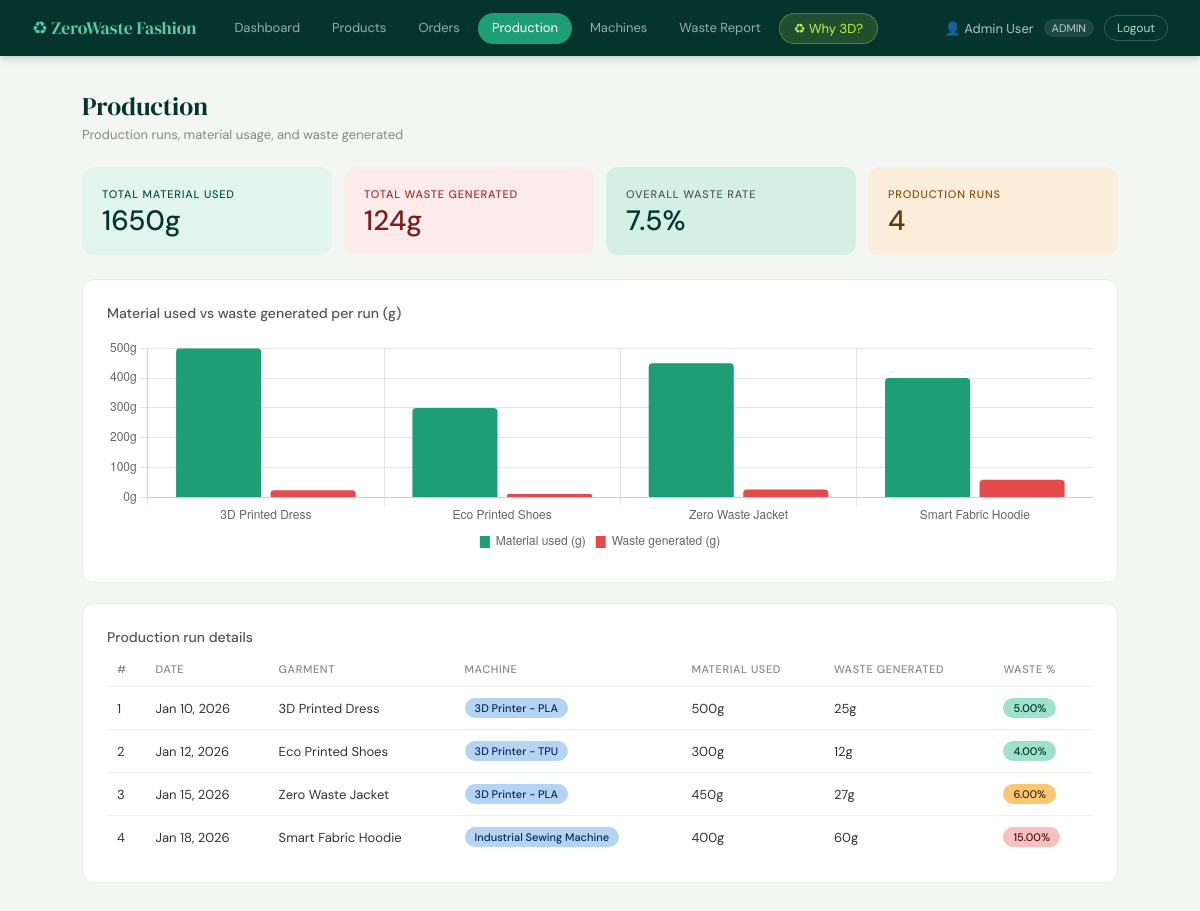
/production.php (signed in), run on the app's committed database.
### tables this page shows
CREATE TABLE production (
  production_id   INT PRIMARY KEY,
  production_date DATE NOT NULL,
  material_used   INT NOT NULL,
  waste_generated INT NOT NULL,
  garment_id      INT NOT NULL,
  machine_id      INT NOT NULL,
  FOREIGN KEY (garment_id)  REFERENCES garment(garment_id),
  FOREIGN KEY (machine_id)  REFERENCES machine(machine_id)
);

CREATE TABLE garment (
  garment_id   INT PRIMARY KEY,
  garment_name VARCHAR(100) NOT NULL,
  material_type VARCHAR(100) NOT NULL
);

CREATE TABLE machine (
  machine_id   INT PRIMARY KEY,
  machine_type VARCHAR(100) NOT NULL,
  status       ENUM('Active','Inactive') DEFAULT 'Active'
);

### production.php (the view, shortened to what this page needs)
<?php
require 'db.php';
$production = $conn->query("
    SELECT p.production_id, p.production_date, p.material_used, p.waste_generated,
           g.garment_name, m.machine_type,
           ROUND((p.waste_generated / p.material_used) * 100, 2) AS waste_pct
    FROM production p
    JOIN garment g ON p.garment_id = g.garment_id
    JOIN machine  m ON p.machine_id = m.machine_id
    ORDER BY p.production_date
");
$totals = $conn->query("SELECT SUM(material_used) as tm, SUM(waste_generated) as tw FROM production")->fetch_assoc();
?>
<!DOCTYPE html>
<html lang="en">
<head>
    <link rel="stylesheet" href="style.css">
</head>
<body>
<?php include 'navbar.php'; ?>
<div class="page">
    <div class="page-header">
        <div>
            <div class="page-title">Production</div>
            <div class="page-sub">Production runs, material usage, and waste generated</div>
        </div>
    </div>
    <div class="kpi-grid">
        <div class="kpi-card green">
            <div class="kpi-label">Total Material Used</div>
            <div class="kpi-value"><?= $totals['tm'] ?>g</div>
        </div>
        <div class="kpi-card red">
            <div class="kpi-label">Total Waste Generated</div>
            <div class="kpi-value"><?= $totals['tw'] ?>g</div>
        </div>
        <div class="kpi-card teal">
            <div class="kpi-label">Overall Waste Rate</div>
            <div class="kpi-value"><?= round($totals['tw'] / $totals['tm'] * 100, 1) ?>%</div>
        </div>
        <div class="kpi-card amber">
            <div class="kpi-label">Production Runs</div>
            <div class="kpi-value">4</div>
        </div>
    </div>
    <div class="card" style="margin-bottom:1.25rem">
        <div class="card-title">Material used vs waste generated per run (g)</div>
        <div style="position:relative;height:220px">
            <canvas id="cProd" role="img" aria-label="Grouped bar chart for each production run">Material used and waste generated per run.</canvas>
        </div>
    </div>
    <div class="card">
        <div class="card-title">Production run details</div>
        <div class="table-wrap">
        <table class="table">
            <thead>
                <tr><th>#</th><th>Date</th><th>Garment</th><th>Machine</th><th>Material Used</th><th>Waste Generated</th><th>Waste %</th></tr>
            </thead>
            <tbody>
            <?php
            $rows = [];
            while ($r = $production->fetch_assoc()) $rows[] = $r;
            foreach ($rows as $r):
                $wpct = $r['waste_pct'];
                $pill = $wpct <= 5 ? 'pill-green' : ($wpct <= 10 ? 'pill-amber' : 'pill-red');
            ?>
                <tr>
                    <td><?= $r['production_id'] ?></td>
                    <td><?= date('M d, Y', strtotime($r['production_date'])) ?></td>
                    <td><?= htmlspecialchars($r['garment_name']) ?></td>
                    <td><span class="pill pill-blue"><?= htmlspecialchars($r['machine_type']) ?></span></td>
                    <td><?= $r['material_used'] ?>g</td>
                    <td><?= $r['waste_generated'] ?>g</td>
                    <td><span class="pill <?= $pill ?>"><?= $wpct ?>%</span></td>
                </tr>
            <?php endforeach; ?>
            </tbody>
        </table>
        </div>
    </div>
</div>
<script>
new Chart(document.getElementById('cProd'), {
    type: 'bar',
    data: {
        labels: <?= json_encode(array_column($rows, 'garment_name')) ?>,
        datasets: [
            { label: 'Material used (g)',   data: <?= json_encode(array_column($rows, 'material_used')) ?>,   backgroundColor: '#1D9E75', borderRadius: 4 },
            { label: 'Waste generated (g)', data: <?= json_encode(array_column($rows, 'waste_generated')) ?>, backgroundColor: '#E24B4A', borderRadius: 4 }
        ]
    },
    options: { responsive: true, maintainAspectRatio: false, plugins: { legend: { position: 'bottom', labels: { boxWidth: 10 } } }, scales: { y: { ticks: { callback: v => v + 'g' } } } }
});
</script>
</body>
</html>

### style.css (style rules this page uses)
* { box-sizing: border-box; margin: 0; padding: 0; }
body { font-family: 'DM Sans', sans-serif; background: #f4f6f3; color: #1a1a1a; }
.page { max-width: 1100px; margin: 0 auto; padding: 2rem; }
.page-header { display: flex; align-items: center; justify-content: space-between; margin-bottom: 1.5rem; flex-wrap: wrap; gap: 1rem; }
.page-title { font-family: 'DM Serif Display', serif; font-size: 1.6rem; color: #04342C; }
.page-sub { font-size: 13px; color: #888; margin-top: 2px; }
.card { background: #fff; border-radius: 12px; padding: 1.5rem; border: 1px solid #e8ede8; margin-bottom: 1.25rem; }
.card-title { font-size: 14px; font-weight: 500; color: #555; margin-bottom: 1rem; }
.kpi-grid { display: grid; grid-template-columns: repeat(auto-fit, minmax(150px, 1fr)); gap: 12px; margin-bottom: 1.5rem; }
.kpi-card { border-radius: 12px; padding: 1.25rem; }
.kpi-card.green { background: #E1F5EE; }
.kpi-card.teal { background: #d4f0e6; }
.kpi-card.amber { background: #FAEEDA; }
.kpi-card.red { background: #FCEBEB; }
.kpi-label { font-size: 11px; font-weight: 500; text-transform: uppercase; letter-spacing: .8px; margin-bottom: 6px; color: #555; }
.kpi-value { font-size: 28px; font-weight: 500; color: #04342C; line-height: 1; }
.kpi-card.green .kpi-label, .kpi-card.green .kpi-sub { color: #085041; }
.kpi-card.green .kpi-value { color: #04342C; }
.kpi-card.amber .kpi-label, .kpi-card.amber .kpi-sub { color: #854F0B; }
.kpi-card.amber .kpi-value { color: #633806; }
.kpi-card.red .kpi-label, .kpi-card.red .kpi-sub { color: #A32D2D; }
.kpi-card.red .kpi-value { color: #791F1F; }
.table-wrap { overflow-x: auto; }
.table { width: 100%; border-collapse: collapse; font-size: 13px; }
.table th { text-align: left; font-size: 11px; font-weight: 500; text-transform: uppercase; letter-spacing: .6px; color: #888; padding: 0 10px 10px; border-bottom: 1px solid #eee; white-space: nowrap; }
.table td { padding: 11px 10px; border-bottom: 1px solid #f0f0f0; color: #333; }
.table tr:last-child td { border-bottom: none; }
.pill { display: inline-block; padding: 3px 10px; border-radius: 20px; font-size: 11px; font-weight: 500; }
.pill-green { background: #9FE1CB; color: #04342C; }
.pill-amber { background: #FAC775; color: #412402; }
.pill-red { background: #F7C1C1; color: #501313; }
.pill-blue { background: #B5D4F4; color: #042C53; }

### data on the page
production: production_id "1", production_date "Jan 10, 2026", garment.garment_name "3D Printed Dress", machine.machine_type "3D Printer - PLA", material_used "500", waste_generated "25", wpct "5.00"
production: production_id "2", production_date "Jan 12, 2026", garment.garment_name "Eco Printed Shoes", machine.machine_type "3D Printer - TPU", material_used "300", waste_generated "12", wpct "4.00"
production: production_id "3", production_date "Jan 15, 2026", garment.garment_name "Zero Waste Jacket", machine.machine_type "3D Printer - PLA", material_used "450", waste_generated "27", wpct "6.00"
production: production_id "4", production_date "Jan 18, 2026", garment.garment_name "Smart Fabric Hoodie", machine.machine_type "Industrial Sewing Machine", material_used "400", waste_generated "60", wpct "15.00"

### other printed values
$_SESSION['name'] "Admin User"
$_SESSION['role'] "ADMIN"
$totals['tm'] "1650"
$totals['tw'] "124"
$totals['tw'] / $totals['tm'] * 100 "7.5"
chart data {{ json_encode(array_column($rows, 'garment_name')) }} ["3D Printed Dress","Eco Printed Shoes","Zero Waste Jacket","Smart Fabric Hoodie"]
chart data {{ json_encode(array_column($rows, 'material_used')) }} ["500","300","450","400"]
chart data {{ json_encode(array_column($rows, 'waste_generated')) }} ["25","12","27","60"]
